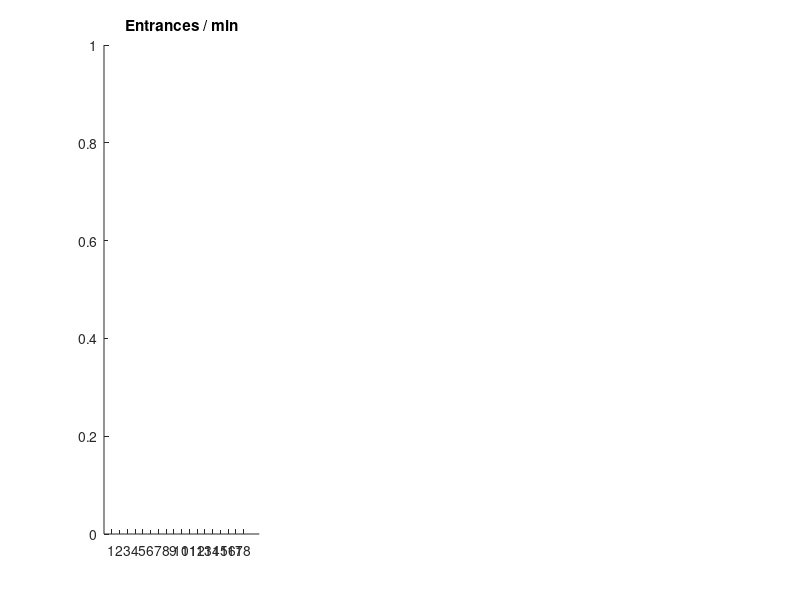

Here is the MATLAB script that generated this plot: (Note: this script raises an error after producing the figure.)
% % % function [entrances, numShocks, path_length] = APA_datmat_eval(datmatFolder, animals, params)
%%
datmatFolder = 'C:\Users\gjb326\Desktop\RecordingData\GarrettBlair\APA_water\DAT_files\matlab files';
% fnames = dir(datmatFolder);
% fnames = fnames(3:end); % remove the '.' and '..' entries
% sess = {'HAB0', 'HAB1', 'HAB2', 'HAB3', 'TR0', 'TR1', 'TR2', 'TR3', 'X0', 'X1'};
sess = {'TR0' 'TR1' 'TR2' 'TR3' 'X0' 'X1' 'X2' 'X3' 'TR4' 'TR5' 'TR6' 'TR7' 'RET0' 'NEW0' 'NEW1' 'NEW2' 'NEW3' 'NEW4'};
animals = {'Acc20832', 'Acc19947'};

nsess = length(sess);
nsubs = length(animals);
entrances = NaN(nsubs, nsess);
numShocks = NaN(nsubs, nsess);
shockOcc = NaN(nsubs, nsess);
path_length = NaN(nsubs, nsess);
entrances_m = NaN(nsubs, nsess);
numShocks_m = NaN(nsubs, nsess);
path_length_m = NaN(nsubs, nsess);

params.arena_radius             = 40; % in cm
params.arena_center             = [ 127.5, 127.5]; % pixel center of behav cam, [x,y]
params.pixpercm                 = 3.1220; % pixel radius of behav cam env
params.behav_fps                = 30;
params.behav_smoothing_interval = .25; % in seconds, length of smoothing kernel
params.nan_interp               = true;
params.correct_dt               = true; % correct for large jumps in timestamp file when constructing vmap

figure(94); clf; figure(95); clf
for a = 1:nsubs
    for s = 1:nsess
        %%
        arena_tracking_fname = [datmatFolder '\' animals{a} '_' sess{s} '_Arena.mat'];
        room_tracking_fname  = [datmatFolder '\' animals{a} '_' sess{s} '_Room.mat'];
        if isfile(arena_tracking_fname) && isfile(room_tracking_fname)
        [room, arena, ~] = behavior_DAT_tracking_eval(room_tracking_fname, arena_tracking_fname, params);
%         [arena, ~] = read_APA_csv(arena_tracking_fname, []);
%         [room , ~] = read_APA_csv(room_tracking_fname, []);
        aaa = room.pol_theta >= pi/3 & room.pol_theta < 2*pi/3;
        bbb = sum(aaa)/length(aaa);

        path_length(a,s) = sum(arena.speed.*arena.dt)./100; % path length in meters
        entrances(a,s) = room.num_entrances + arena.num_entrances;
        numShocks(a,s) = room.num_shocks + arena.num_shocks;
        shockOcc(a,s) = bbb;
        mins = room.timestamps(end)/(1000*60);
        path_length_m(a,s) = path_length(a,s)/mins; % path length in meters per min
        entrances_m(a,s) = entrances(a,s)/mins; % per min
        numShocks_m(a,s) = numShocks(a,s)/mins; % per min
%         path_length_m(a,s) = path_length(a,s)/path_length(a,s);% pre meter    mins; % path length in meters per min
%         entrances_m(a,s) = entrances(a,s)/path_length(a,s);% per meter    mins; % per min
%         numShocks_m(a,s) = numShocks(a,s)/path_length(a,s);% per meter    mins; % per min

%         figure(94);
%         subplot_tight(nsubs, nsess, nsess*(a-1) + s)
%         polarhistogram(room.pol_theta, [0:pi/12:2*pi],'FaceColor','red','FaceAlpha',.3)
%         title(sprintf('%s\n%s Room', animals{a}, sess{s}))
%         axis off
% 
%         figure(95);
%         subplot_tight(nsubs, nsess, nsess*(a-1) + s)
%         polarhistogram(arena.pol_theta, [0:pi/12:2*pi],'FaceColor','blue','FaceAlpha',.3)
%         title(sprintf('%s\n%s Arena', animals{a}, sess{s}))
%         axis off
        else
            fprintf('\nFile not found: %s', room_tracking_fname)
            fprintf('\nFile not found: %s', arena_tracking_fname)
            fprintf('\n')
        end
        
    end
end

%%

figure(1); clf;
subplot(1,3,1);
hold on;
plot(1:nsess, entrances_m')
% axis([0 nsess+1 0 .75])
% plot(1:nsess, entrances')
% axis([0 nsess+1 0 90])
title('Entrances / min')
set(gca, 'XTick', 1:nsess, 'XTickLabels', sess, 'XTickLabelRotation', 90, 'YAxisLocation', 'right')

subplot(1,3,2);
hold on;
plot(1:nsess, numShocks_m')
% axis([0 nsess+1 0 1.5])
% plot(1:nsess, numShocks')
% axis([0 nsess+1 0 150])
title('Shock / min')
set(gca, 'XTick', 1:nsess, 'XTickLabels', sess, 'XTickLabelRotation', 90, 'YAxisLocation', 'right')

subplot(1,3,3);
hold on;
% plot(1:nsess, shockOcc')
plot(1:nsess, path_length')
% axis([0 nsess+1 0 250])
title('Meters ran')
set(gca, 'XTick', 1:nsess, 'XTickLabels', sess, 'XTickLabelRotation', 90, 'YAxisLocation', 'right')
legend(animals)


% % % end
